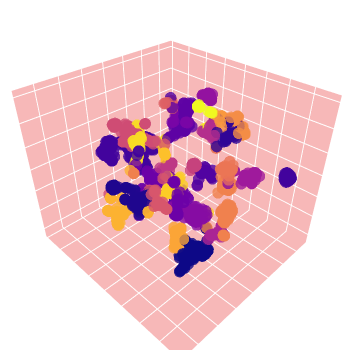

Notebook source saved alongside this figure:
### Code cell
# 3D plot of K-means clustering 
hover_name = [('CID: '+str(x)) for x in fpb_cluster_emb['CID'].values]
fig = px.scatter_3d(
    projections, x='dim1', y='dim2', z='dim3',
    color=fpb_cluster_emb['kmeans_cluster'].astype(int), labels={'color': 'K-means cluster'},
    hover_name=hover_name,
    width=820, height=670,
    hover_data={'dim1': False, 'dim2': False, 'dim3': False},
    color_discrete_sequence=px.colors.sequential.Plasma_r
    )

# layout    
fig.update_traces(marker_size=4, opacity=0.8)
fig.update_layout(scene = dict(
                    xaxis = dict(showticklabels=False, backgroundcolor="rgb(247,184,184)", title=''),
                    yaxis = dict(showticklabels=False, backgroundcolor="rgb(247,184,184)", title=''),
                    zaxis = dict(showticklabels=False, backgroundcolor="rgb(247,184,184)", title='')
                    ), margin=dict(l=0, r=0, t=0, b=70))
fig.update(layout_coloraxis_showscale=False)

# configuration
config = {'modeBarButtonsToRemove': ['logo', 'zoom3d', 'tableRotation', 
          'orbitRotation', 'pan3d', 'resetCameraLastSave3d'], 'displaylogo': False}

# save and show 
fig.write_html(path_save + "/fingerprints_bits_kmeans.html", config=config)
fig.update_layout(width=350, height=350, margin=dict(l=0, r=0, t=0, b=0))
fig.show(config=config)

### Figure 1 — Plotly figure (JSON) as saved in the notebook; plotly's stock layout.template omitted (floating-point values rounded to 4 significant figures; data arrays with more than 128 entries replaced by an {"elided": "..."} marker saying what was removed)
{"data": [{"hovertemplate": "<b>%{hovertext}</b><br><br>K-means cluster=%{marker.color}<extra></extra>", "hovertext": {"elided": "1749 str values"}, "legendgroup": "", "marker": {"color": {"elided": "1749 int values"}, "coloraxis": "coloraxis", "size": 4, "symbol": "circle"}, "mode": "markers", "name": "", "opacity": 0.8, "scene": "scene", "showlegend": false, "type": "scatter3d", "x": {"elided": "1749 float values"}, "y": {"elided": "1749 float values"}, "z": {"elided": "1749 float values"}}], "layout": {"coloraxis": {"colorbar": {"title": {"text": "K-means cluster"}}, "colorscale": [[0, "#0d0887"], [0.1111, "#46039f"], [0.2222, "#7201a8"], [0.3333, "#9c179e"], [0.4444, "#bd3786"], [0.5556, "#d8576b"], [0.6667, "#ed7953"], [0.7778, "#fb9f3a"], [0.8889, "#fdca26"], [1, "#f0f921"]], "showscale": false}, "height": 350, "legend": {"tracegroupgap": 0}, "margin": {"b": 0, "l": 0, "r": 0, "t": 0}, "scene": {"domain": {"x": [0, 1], "y": [0, 1]}, "xaxis": {"backgroundcolor": "rgb(247,184,184)", "showticklabels": false, "title": {"text": ""}}, "yaxis": {"backgroundcolor": "rgb(247,184,184)", "showticklabels": false, "title": {"text": ""}}, "zaxis": {"backgroundcolor": "rgb(247,184,184)", "showticklabels": false, "title": {"text": ""}}}, "width": 350}}
